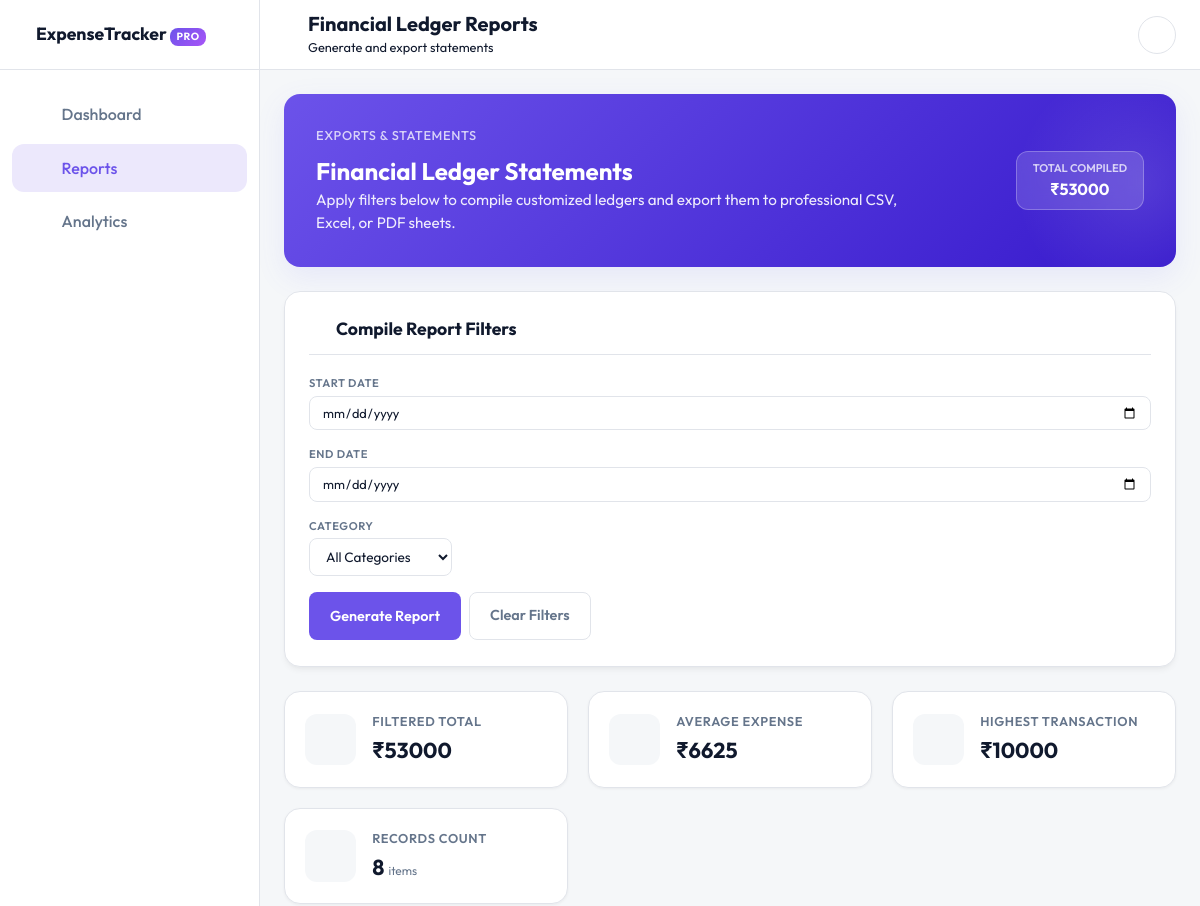
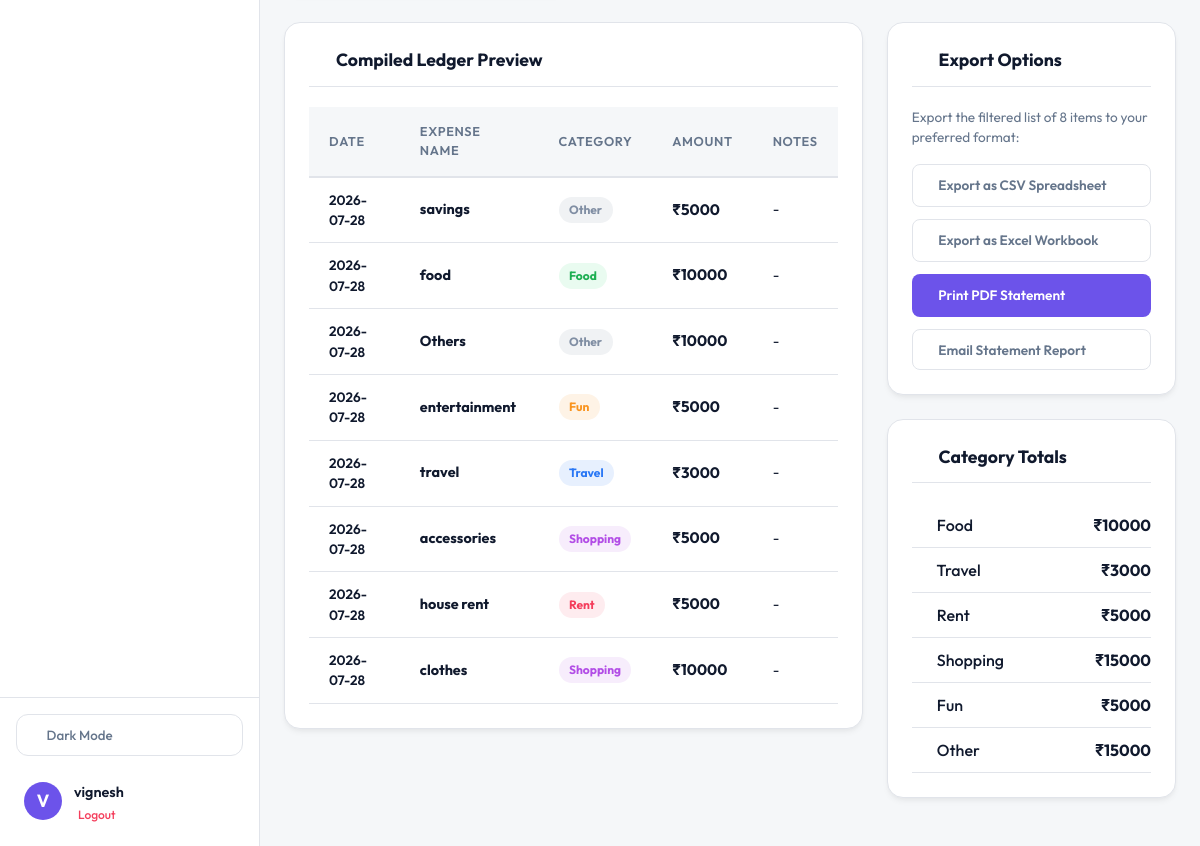
The page /reports (signed in) on the database its author committed (2 pictures, top to bottom).
### app.py (models this page shows)
class Expense(db.Model):
    id = db.Column(
        db.Integer,
        primary_key=True
    )
    name = db.Column(
        db.String(100),
        nullable=False
    )
    amount = db.Column(
        db.Integer,
        nullable=False
    )
    category = db.Column(
        db.String(50),
        nullable=False
    )
    date = db.Column(
        db.String(10),
        nullable=True
    )
    notes = db.Column(
        db.String(255),
        nullable=True
    )
    user_id = db.Column(
        db.Integer,
        db.ForeignKey('user.id'),
        nullable=False
    )

### app.py (the view)
@app.route('/reports')
def reports():
    if 'user_id' not in session:
        return redirect('/login')
    start_date = request.args.get('start_date', '')
    end_date = request.args.get('end_date', '')
    category = request.args.get('category', 'all')
    expenses = get_filtered_expenses_query(session['user_id'], start_date, end_date, category).all()
    total = sum(e.amount for e in expenses)
    count = len(expenses)
    highest = max((e.amount for e in expenses), default=0)
    average = total // count if count > 0 else 0
    category_totals = {cat: 0 for cat in ["Food", "Travel", "Rent", "Shopping", "Fun", "Other"]}
    for e in expenses:
        if e.category in category_totals:
            category_totals[e.category] += e.amount
    return render_template(
        'reports.html',
        expenses=expenses,
        total=total,
        count=count,
        highest_expense=highest,
        average_expense=average,
        category_totals=category_totals,
        start_date=start_date,
        end_date=end_date,
        category=category
    )

### app.py (called while the page is built)
def get_filtered_expenses_query(user_id, start_date, end_date, category):
    query = Expense.query.filter_by(user_id=user_id)
    if category and category != 'all':
        query = query.filter_by(category=category)
    if start_date:
        query = query.filter(Expense.date >= start_date)
    if end_date:
        query = query.filter(Expense.date <= end_date)
    return query.order_by(Expense.date.desc(), Expense.id.desc())

### templates/reports.html (shortened to what this page needs)
<!DOCTYPE html>
<html lang="en">
<head>
    <link rel="stylesheet" href="{{ url_for('static', filename='style.css') }}">
</head>
<body class="app-shell">
    <div class="app-layout">
        <aside class="sidebar-nav" id="sidebarNav">
            <div class="sidebar-brand">
                <span class="brand-text">ExpenseTracker <span class="badge-pro">PRO</span></span>
            </div>
            <nav class="sidebar-menu">
                <ul>
                    <li>
                        <a href="/" onclick="showLoader()">
                            <i data-lucide="layout-dashboard"></i>
                            <span>Dashboard</span>
                        </a>
                    </li>
                    <li class="active">
                        <a href="/reports">
                            <i data-lucide="file-spreadsheet"></i>
                            <span>Reports</span>
                        </a>
                    </li>
                    <li>
                        <a href="/analytics" onclick="showLoader()">
                            <i data-lucide="trending-up"></i>
                            <span>Analytics</span>
                        </a>
                    </li>
                </ul>
            </nav>
            <div class="sidebar-footer">
                <button class="theme-toggle-btn-sidebar" onclick="toggleDarkMode()" aria-label="Toggle dark mode">
                    <span class="theme-text">Dark Mode</span>
                </button>
                <div class="sidebar-user">
                    <a href="/settings" class="sidebar-avatar-link" onclick="showLoader()" title="Profile Settings">
                        <div class="user-avatar">{{ session['username'][0].upper() }}</div>
                    </a>
                    <div class="user-info">
                        <a href="/settings" class="sidebar-username-link" onclick="showLoader()" title="Profile Settings">
                            <span class="username">{{ session['username'] }}</span>
                        </a>
                        <a href="/logout" class="logout-link" onclick="showLoader()"> Logout</a>
                    </div>
                </div>
            </div>
        </aside>
        <div class="main-workspace">
            <header class="workspace-header">
                <div class="header-left">
                    <button class="sidebar-toggle-btn" onclick="toggleSidebar()" aria-label="Toggle Navigation Sidebar">
                    </button>
                    <div class="header-titles">
                        <h1>Financial Ledger Reports</h1>
                        <p class="text-muted">Generate and export statements</p>
                    </div>
                </div>
                <div class="header-actions">
                    <div class="header-notifications-wrapper">
                        <button class="notifications-bell-btn" id="notifBellBtn" onclick="toggleNotificationsDropdown(event)" aria-label="Notifications Center">
                            <i data-lucide="bell"></i>
                        </button>
                    </div>
                </div>
            </header>
            <div class="workspace-content">
                <header class="welcome-card animate-fade-in">
                    <div class="welcome-info">
                        <p class="welcome-date">EXPORTS & STATEMENTS</p>
                        <h2 class="welcome-title-h2">Financial Ledger Statements</h2>
                        <p class="welcome-lead">Apply filters below to compile customized ledgers and export them to professional CSV, Excel, or PDF sheets.</p>
                    </div>
                    <div class="welcome-summary">
                        <div class="summary-pill">
                            <span class="pill-label">Total Compiled</span>
                            <span class="pill-value">₹{{ total }}</span>
                        </div>
                    </div>
                </header>
                <section class="panel-card reports-filter-panel animate-fade-in">
                    <div class="panel-header">
                        <h2><i data-lucide="sliders" class="header-icon-inline"></i> Compile Report Filters</h2>
                    </div>
                    <div class="panel-body">
                        <form action="/reports" method="GET" class="advanced-filters-bar reports-filter-form" onsubmit="showLoader()">
                            <div class="filter-item">
                                <label for="start_date">Start Date</label>
                                <input type="date" id="start_date" name="start_date" value="{{ start_date }}">
                            </div>
                            <div class="filter-item">
                                <label for="end_date">End Date</label>
                                <input type="date" id="end_date" name="end_date" value="{{ end_date }}">
                            </div>
                            <div class="filter-item">
                                <label for="category">Category</label>
                                <div class="select-wrapper">
                                    <select id="category" name="category">
                                        <option value="all" {% if category == 'all' %}selected{% endif %}>All Categories</option>
                                    </select>
                                </div>
                            </div>
                            <div class="reports-filter-buttons">
                                <button type="submit" class="btn btn-primary">Generate Report</button>
                                <a href="/reports" class="btn btn-outline" onclick="showLoader()">Clear Filters</a>
                            </div>
                        </form>
                    </div>
                </section>
                <section class="kpi-grid">
                    <div class="kpi-card spent animate-slide-up" style="--delay: 1;">
                        <div class="kpi-icon"></div>
                        <div class="kpi-details">
                            <h3>Filtered Total</h3>
                            <p class="kpi-value">₹{{ total }}</p>
                        </div>
                    </div>
                    <div class="kpi-card budget animate-slide-up" style="--delay: 2;">
                        <div class="kpi-icon"></div>
                        <div class="kpi-details">
                            <h3>Average Expense</h3>
                            <p class="kpi-value">₹{{ average_expense }}</p>
                        </div>
                    </div>
                    <div class="kpi-card remaining animate-slide-up" style="--delay: 3;">
                        <div class="kpi-icon"></div>
                        <div class="kpi-details">
                            <h3>Highest Transaction</h3>
                            <p class="kpi-value">₹{{ highest_expense }}</p>
                        </div>
                    </div>
                    <div class="kpi-card average animate-slide-up" style="--delay: 4;">
                        <div class="kpi-icon"></div>
                        <div class="kpi-details">
                            <h3>Records Count</h3>
                            <p class="kpi-value">{{ count }} <span class="kpi-subtext">items</span></p>
                        </div>
                    </div>
                </section>
                <div class="dashboard-split">
                    <main class="dashboard-main">
                        <section class="panel-card history-panel">
                            <div class="panel-header">
                                <h2><i data-lucide="file-text" class="header-icon-inline"></i> Compiled Ledger Preview</h2>
                            </div>
                            <div class="panel-body">
                                <div class="table-wrapper">
                                    <table class="modern-table">
                                        <thead>
                                            <tr>
                                                <th>Date</th>
                                                <th>Expense Name</th>
                                                <th>Category</th>
                                                <th>Amount</th>
                                                <th>Notes</th>
                                            </tr>
                                        </thead>
                                        <tbody>
                                            {% for expense in expenses %}
                                            <tr class="expense-row"
                                                data-name="{{ expense.name }}"
                                                data-category="{{ expense.category }}"
                                                data-date="{{ expense.date or '' }}"
                                                data-amount="{{ expense.amount }}">
                                                <td class="td-date">{{ expense.date or '-' }}</td>
                                                <td class="td-name"><strong>{{ expense.name }}</strong></td>
                                                <td>
                                                    <span class="badge badge-category badge-{{ expense.category.lower() }}">
                                                        {{ expense.category }}
                                                    </span>
                                                </td>
                                                <td class="td-amount">₹{{ expense.amount }}</td>
                                                <td class="td-notes">
                                                    {% if expense.notes %}
                                                    <span class="notes-preview" title="{{ expense.notes }}">
                                                        📝 <span class="notes-truncated">{{ expense.notes }}</span>
                                                    </span>
                                                    {% else %}
                                                    <span class="text-muted">-</span>
                                                    {% endif %}
                                                </td>
                                            </tr>
                                            {% else %}
                                            <tr class="no-records-row">
                                                <td colspan="5" class="text-center">No expenses match the selected filters.</td>
                                            </tr>
                                            {% endfor %}
                                        </tbody>
                                    </table>
                                </div>
                            </div>
                        </section>
                    </main>
                    <aside class="dashboard-sidebar">
                        <div class="panel-card form-panel">
                            <div class="panel-header">
                                <h2><i data-lucide="download" class="header-icon-inline"></i> Export Options</h2>
                            </div>
                            <div class="panel-body">
                                <div class="export-actions-list">
                                    <p class="export-description">Export the filtered list of {{ count }} items to your preferred format:</p>
                                    <a href="/reports/export/csv?start_date={{ start_date }}&end_date={{ end_date }}&category={{ category }}" class="btn btn-outline btn-block export-btn-link">
                                         Export as CSV Spreadsheet
                                    </a>
                                    <a href="/reports/export/excel?start_date={{ start_date }}&end_date={{ end_date }}&category={{ category }}" class="btn btn-outline btn-block export-btn-link">
                                         Export as Excel Workbook
                                    </a>
                                    <a href="/reports/print?start_date={{ start_date }}&end_date={{ end_date }}&category={{ category }}" target="_blank" class="btn btn-primary btn-block export-btn-link">
                                         Print PDF Statement
                                    </a>
                                    <button onclick="ajaxEmailStatement()" class="btn btn-outline btn-block export-btn-link cursor-pointer" style="text-align: left; justify-content: flex-start; padding: 0.65rem 1rem;">
                                         Email Statement Report
                                    </button>
                                </div>
                            </div>
                        </div>
                        <div class="panel-card form-panel">
                            <div class="panel-header">
                                <h2><i data-lucide="pie-chart" class="header-icon-inline"></i> Category Totals</h2>
                            </div>
                            <div class="panel-body">
                                <ul class="summary-list reports-summary-list">
                                    <li><span><i data-lucide="chef-hat" class="sidebar-icon-inline"></i> Food</span> <strong>₹{{ category_totals['Food'] }}</strong></li>
                                    <li><span><i data-lucide="car" class="sidebar-icon-inline"></i> Travel</span> <strong>₹{{ category_totals['Travel'] }}</strong></li>
                                    <li><span><i data-lucide="home" class="sidebar-icon-inline"></i> Rent</span> <strong>₹{{ category_totals['Rent'] }}</strong></li>
                                    <li><span><i data-lucide="shopping-bag" class="sidebar-icon-inline"></i> Shopping</span> <strong>₹{{ category_totals['Shopping'] }}</strong></li>
                                    <li><span><i data-lucide="party-popper" class="sidebar-icon-inline"></i> Fun</span> <strong>₹{{ category_totals['Fun'] }}</strong></li>
                                    <li><span><i data-lucide="layers" class="sidebar-icon-inline"></i> Other</span> <strong>₹{{ category_totals['Other'] }}</strong></li>
                                </ul>
                            </div>
                        </div>
                    </aside>
                </div>
            </div>
        </div>
    </div>
</body>
</html>

### rows shown on the page
Expense: amount "10000", date "2026-07-28", name "food", category "Food"
Expense: date "2026-07-28", name "savings", category "Other", amount "5000"
Expense: date "2026-07-28", name "Others", category "Other", amount "10000"
Expense: date "2026-07-28", name "entertainment", category "Fun", amount "5000"
Expense: date "2026-07-28", name "travel", category "Travel", amount "3000"
Expense: date "2026-07-28", name "accessories", category "Shopping", amount "5000"
Expense: date "2026-07-28", name "house rent", category "Rent", amount "5000"
Expense: date "2026-07-28", name "clothes", category "Shopping", amount "10000"

### other values the page prints
{{ session['username'][0].upper() }} "V"
{{ session['username'] }} "vignesh"
{{ total }} "53000"
{{ average_expense }} "6625"
{{ count }} "8"
{{ category_totals['Food'] }} "10000"
{{ category_totals['Travel'] }} "3000"
{{ category_totals['Rent'] }} "5000"
{{ category_totals['Shopping'] }} "15000"
{{ category_totals['Fun'] }} "5000"
{{ category_totals['Other'] }} "15000"
